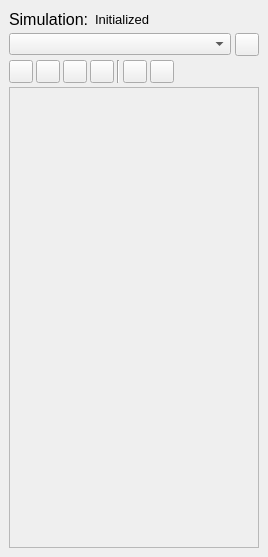
<?xml version="1.0" encoding="UTF-8"?>
<ui version="4.0">
 <class>SimulationFrame</class>
 <widget class="QWidget" name="SimulationFrame">
  <property name="geometry">
   <rect>
    <x>0</x>
    <y>0</y>
    <width>268</width>
    <height>557</height>
   </rect>
  </property>
  <property name="windowTitle">
   <string>Form</string>
  </property>
  <property name="whatsThis">
   <string>&lt;!DOCTYPE HTML PUBLIC &quot;-//W3C//DTD HTML 4.0//EN&quot; &quot;http://www.w3.org/TR/REC-html40/strict.dtd&quot;&gt;
&lt;html&gt;&lt;head&gt;&lt;meta name=&quot;qrichtext&quot; content=&quot;1&quot; /&gt;&lt;style type=&quot;text/css&quot;&gt;
p, li { white-space: pre-wrap; }
&lt;/style&gt;&lt;/head&gt;&lt;body style=&quot; font-family:'MS Shell Dlg 2'; font-size:8.25pt; font-weight:400; font-style:normal;&quot;&gt;
&lt;p style=&quot; margin-top:0px; margin-bottom:0px; margin-left:0px; margin-right:0px; -qt-block-indent:0; text-indent:0px;&quot;&gt;&lt;span style=&quot; font-size:8pt;&quot;&gt;The simulation frame lists all tasks of the current simulation setup.&lt;/span&gt;&lt;/p&gt;
&lt;p style=&quot; margin-top:0px; margin-bottom:0px; margin-left:0px; margin-right:0px; -qt-block-indent:0; text-indent:0px;&quot;&gt;&lt;span style=&quot; font-size:8pt;&quot;&gt;New tasks can be created, their parameters can be changed, and tasks can be started stopped or paused individually or all together.&lt;/span&gt;&lt;/p&gt;&lt;/body&gt;&lt;/html&gt;</string>
  </property>
  <layout class="QVBoxLayout" name="verticalLayout_5">
   <property name="margin">
    <number>0</number>
   </property>
   <item>
    <widget class="QSplitter" name="splitter">
     <property name="frameShape">
      <enum>QFrame::Box</enum>
     </property>
     <property name="frameShadow">
      <enum>QFrame::Plain</enum>
     </property>
     <property name="lineWidth">
      <number>0</number>
     </property>
     <property name="midLineWidth">
      <number>2</number>
     </property>
     <property name="orientation">
      <enum>Qt::Vertical</enum>
     </property>
     <widget class="QFrame" name="tasksFrame">
      <property name="sizePolicy">
       <sizepolicy hsizetype="Preferred" vsizetype="Expanding">
        <horstretch>0</horstretch>
        <verstretch>0</verstretch>
       </sizepolicy>
      </property>
      <property name="frameShape">
       <enum>QFrame::NoFrame</enum>
      </property>
      <property name="lineWidth">
       <number>0</number>
      </property>
      <layout class="QVBoxLayout" name="verticalLayout_3">
       <property name="spacing">
        <number>4</number>
       </property>
       <property name="bottomMargin">
        <number>9</number>
       </property>
       <item>
        <widget class="QWidget" name="headerWidget" native="true">
         <property name="sizePolicy">
          <sizepolicy hsizetype="Preferred" vsizetype="Fixed">
           <horstretch>0</horstretch>
           <verstretch>0</verstretch>
          </sizepolicy>
         </property>
         <property name="font">
          <font>
           <pointsize>8</pointsize>
          </font>
         </property>
         <layout class="QFormLayout" name="formLayout">
          <property name="fieldGrowthPolicy">
           <enum>QFormLayout::AllNonFixedFieldsGrow</enum>
          </property>
          <property name="verticalSpacing">
           <number>0</number>
          </property>
          <property name="margin">
           <number>0</number>
          </property>
          <item row="0" column="0">
           <widget class="QLabel" name="headerLabel">
            <property name="font">
             <font>
              <pointsize>12</pointsize>
             </font>
            </property>
            <property name="text">
             <string>Simulation:</string>
            </property>
           </widget>
          </item>
          <item row="0" column="1">
           <widget class="QWidget" name="statusWidget" native="true">
            <layout class="QHBoxLayout" name="horizontalLayout">
             <property name="spacing">
              <number>0</number>
             </property>
             <property name="margin">
              <number>0</number>
             </property>
             <item>
              <widget class="QLabel" name="statusLabel">
               <property name="font">
                <font>
                 <pointsize>10</pointsize>
                </font>
               </property>
               <property name="text">
                <string>Initialized</string>
               </property>
              </widget>
             </item>
             <item>
              <spacer name="horizontalSpacer2">
               <property name="orientation">
                <enum>Qt::Horizontal</enum>
               </property>
               <property name="sizeHint" stdset="0">
                <size>
                 <width>74</width>
                 <height>20</height>
                </size>
               </property>
              </spacer>
             </item>
            </layout>
            <zorder>horizontalSpacer2</zorder>
            <zorder>statusLabel</zorder>
           </widget>
          </item>
         </layout>
        </widget>
       </item>
       <item>
        <widget class="QWidget" name="tasksControlWidget" native="true">
         <layout class="QVBoxLayout" name="verticalLayout_7">
          <property name="spacing">
           <number>4</number>
          </property>
          <property name="margin">
           <number>0</number>
          </property>
          <item>
           <layout class="QHBoxLayout" name="tasksControlTopLayout">
            <property name="spacing">
             <number>4</number>
            </property>
            <item>
             <widget class="QComboBox" name="tasksComboBox">
              <property name="toolTip">
               <string>List of task types. Choose one and click the button to add another task.</string>
              </property>
              <property name="whatsThis">
               <string>Chooses a task type to add.</string>
              </property>
             </widget>
            </item>
            <item>
             <widget class="QToolButton" name="tasksAddButton">
              <property name="toolTip">
               <string>Adds another task of the currently selected type.</string>
              </property>
              <property name="whatsThis">
               <string>Add a new task of the type chosen in the selection box.
There may only be one server task at a time.</string>
              </property>
              <property name="text">
               <string/>
              </property>
              <property name="icon">
               <iconset resource="../../carbon/imageresources.qrc">
                <normaloff>:/add</normaloff>:/add</iconset>
              </property>
             </widget>
            </item>
           </layout>
          </item>
          <item>
           <layout class="QHBoxLayout" name="tasksControlBottomLayout">
            <property name="spacing">
             <number>3</number>
            </property>
            <item>
             <widget class="QToolButton" name="tasksPlayButton">
              <property name="toolTip">
               <string>&lt;!DOCTYPE HTML PUBLIC &quot;-//W3C//DTD HTML 4.0//EN&quot; &quot;http://www.w3.org/TR/REC-html40/strict.dtd&quot;&gt;
&lt;html&gt;&lt;head&gt;&lt;meta name=&quot;qrichtext&quot; content=&quot;1&quot; /&gt;&lt;style type=&quot;text/css&quot;&gt;
p, li { white-space: pre-wrap; }
&lt;/style&gt;&lt;/head&gt;&lt;body style=&quot; font-family:'MS Shell Dlg 2'; font-size:8.25pt; font-weight:400; font-style:normal;&quot;&gt;
&lt;p style=&quot; margin-top:0px; margin-bottom:0px; margin-left:0px; margin-right:0px; -qt-block-indent:0; text-indent:0px;&quot;&gt;&lt;span style=&quot; font-size:8pt;&quot;&gt;Starts the simulation and runs all tasks.&lt;/span&gt;&lt;/p&gt;
&lt;p style=&quot; margin-top:0px; margin-bottom:0px; margin-left:0px; margin-right:0px; -qt-block-indent:0; text-indent:0px;&quot;&gt;&lt;span style=&quot; font-size:8pt;&quot;&gt;All tasks are started at the same time.&lt;/span&gt;&lt;/p&gt;&lt;/body&gt;&lt;/html&gt;</string>
              </property>
              <property name="whatsThis">
               <string>&lt;!DOCTYPE HTML PUBLIC &quot;-//W3C//DTD HTML 4.0//EN&quot; &quot;http://www.w3.org/TR/REC-html40/strict.dtd&quot;&gt;
&lt;html&gt;&lt;head&gt;&lt;meta name=&quot;qrichtext&quot; content=&quot;1&quot; /&gt;&lt;style type=&quot;text/css&quot;&gt;
p, li { white-space: pre-wrap; }
&lt;/style&gt;&lt;/head&gt;&lt;body style=&quot; font-family:'MS Shell Dlg 2'; font-size:8.25pt; font-weight:400; font-style:normal;&quot;&gt;
&lt;p style=&quot; margin-top:0px; margin-bottom:0px; margin-left:0px; margin-right:0px; -qt-block-indent:0; text-indent:0px;&quot;&gt;&lt;span style=&quot; font-size:8pt;&quot;&gt;Starts the simulation and runs all tasks.&lt;/span&gt;&lt;/p&gt;
&lt;p style=&quot; margin-top:0px; margin-bottom:0px; margin-left:0px; margin-right:0px; -qt-block-indent:0; text-indent:0px;&quot;&gt;&lt;span style=&quot; font-size:8pt;&quot;&gt;Warning: All tasks are started at the same time. Some processes or tasks may need to be started one after another. Start them one by one to prevent crashes.&lt;/span&gt;&lt;/p&gt;&lt;/body&gt;&lt;/html&gt;</string>
              </property>
              <property name="text">
               <string/>
              </property>
              <property name="icon">
               <iconset resource="../../carbon/imageresources.qrc">
                <normaloff>:/play</normaloff>:/play</iconset>
              </property>
             </widget>
            </item>
            <item>
             <widget class="QToolButton" name="tasksPauseButton">
              <property name="toolTip">
               <string>&lt;!DOCTYPE HTML PUBLIC &quot;-//W3C//DTD HTML 4.0//EN&quot; &quot;http://www.w3.org/TR/REC-html40/strict.dtd&quot;&gt;
&lt;html&gt;&lt;head&gt;&lt;meta name=&quot;qrichtext&quot; content=&quot;1&quot; /&gt;&lt;style type=&quot;text/css&quot;&gt;
p, li { white-space: pre-wrap; }
&lt;/style&gt;&lt;/head&gt;&lt;body style=&quot; font-family:'MS Shell Dlg 2'; font-size:8.25pt; font-weight:400; font-style:normal;&quot;&gt;
&lt;p style=&quot; margin-top:0px; margin-bottom:0px; margin-left:0px; margin-right:0px; -qt-block-indent:0; text-indent:0px;&quot;&gt;&lt;span style=&quot; font-size:8pt;&quot;&gt;Pauses the simulation by pausing all tasks.&lt;/span&gt;&lt;/p&gt;
&lt;p style=&quot; margin-top:0px; margin-bottom:0px; margin-left:0px; margin-right:0px; -qt-block-indent:0; text-indent:0px;&quot;&gt;&lt;span style=&quot; font-size:8pt;&quot;&gt;All tasks are paused at the same time.&lt;/span&gt;&lt;/p&gt;&lt;/body&gt;&lt;/html&gt;</string>
              </property>
              <property name="whatsThis">
               <string>Pauses the simulation by pausing all tasks.</string>
              </property>
              <property name="text">
               <string/>
              </property>
              <property name="icon">
               <iconset resource="../../carbon/imageresources.qrc">
                <normaloff>:/pause</normaloff>:/pause</iconset>
              </property>
             </widget>
            </item>
            <item>
             <widget class="QToolButton" name="tasksStopButton">
              <property name="toolTip">
               <string>&lt;!DOCTYPE HTML PUBLIC &quot;-//W3C//DTD HTML 4.0//EN&quot; &quot;http://www.w3.org/TR/REC-html40/strict.dtd&quot;&gt;
&lt;html&gt;&lt;head&gt;&lt;meta name=&quot;qrichtext&quot; content=&quot;1&quot; /&gt;&lt;style type=&quot;text/css&quot;&gt;
p, li { white-space: pre-wrap; }
&lt;/style&gt;&lt;/head&gt;&lt;body style=&quot; font-family:'MS Shell Dlg 2'; font-size:8.25pt; font-weight:400; font-style:normal;&quot;&gt;
&lt;p style=&quot; margin-top:0px; margin-bottom:0px; margin-left:0px; margin-right:0px; -qt-block-indent:0; text-indent:0px;&quot;&gt;&lt;span style=&quot; font-size:8pt;&quot;&gt;Stops the simulation by resetting all SimSpark entities and stopping the simulation tasks.&lt;/span&gt;&lt;/p&gt;
&lt;p style=&quot; margin-top:0px; margin-bottom:0px; margin-left:0px; margin-right:0px; -qt-block-indent:0; text-indent:0px;&quot;&gt;&lt;span style=&quot; font-size:8pt;&quot;&gt;All tasks are stopped at &lt;/span&gt;&lt;span style=&quot; font-size:8pt;&quot;&gt;the same time.&lt;/span&gt;&lt;/p&gt;&lt;/body&gt;&lt;/html&gt;</string>
              </property>
              <property name="whatsThis">
               <string>&lt;!DOCTYPE HTML PUBLIC &quot;-//W3C//DTD HTML 4.0//EN&quot; &quot;http://www.w3.org/TR/REC-html40/strict.dtd&quot;&gt;
&lt;html&gt;&lt;head&gt;&lt;meta name=&quot;qrichtext&quot; content=&quot;1&quot; /&gt;&lt;style type=&quot;text/css&quot;&gt;
p, li { white-space: pre-wrap; }
&lt;/style&gt;&lt;/head&gt;&lt;body style=&quot; font-family:'MS Shell Dlg 2'; font-size:8.25pt; font-weight:400; font-style:normal;&quot;&gt;
&lt;p style=&quot; margin-top:0px; margin-bottom:0px; margin-left:0px; margin-right:0px; -qt-block-indent:0; text-indent:0px;&quot;&gt;&lt;span style=&quot; font-size:8pt;&quot;&gt;Stops the simulation by resetting all SimSpark entities and stopping the tasks.&lt;/span&gt;&lt;/p&gt;
&lt;p style=&quot; margin-top:0px; margin-bottom:0px; margin-left:0px; margin-right:0px; -qt-block-indent:0; text-indent:0px;&quot;&gt;&lt;span style=&quot; font-size:8pt;&quot;&gt;Warning: All tasks are started at the same time. Some processes or tasks may need to be stopped one after another. Stop them one by one to prevent crashes.&lt;/span&gt;&lt;/p&gt;&lt;/body&gt;&lt;/html&gt;</string>
              </property>
              <property name="text">
               <string/>
              </property>
              <property name="icon">
               <iconset resource="../../carbon/imageresources.qrc">
                <normaloff>:/stop</normaloff>:/stop</iconset>
              </property>
             </widget>
            </item>
            <item>
             <widget class="QToolButton" name="tasksRestartButton">
              <property name="toolTip">
               <string>Restarts the simulation by stopping and running all tasks.</string>
              </property>
              <property name="whatsThis">
               <string>Restarts the simulation by stopping and running all tasks.</string>
              </property>
              <property name="text">
               <string/>
              </property>
              <property name="icon">
               <iconset resource="../../carbon/imageresources.qrc">
                <normaloff>:/previous</normaloff>:/previous</iconset>
              </property>
             </widget>
            </item>
            <item>
             <widget class="Line" name="line">
              <property name="orientation">
               <enum>Qt::Vertical</enum>
              </property>
             </widget>
            </item>
            <item>
             <widget class="QToolButton" name="tasksExpandButton">
              <property name="toolTip">
               <string>Expands detailed information of all tasks.</string>
              </property>
              <property name="whatsThis">
               <string>Expands detailed information of all tasks.</string>
              </property>
              <property name="text">
               <string extracomment="Show details for all tasks."/>
              </property>
              <property name="icon">
               <iconset resource="../../carbon/imageresources.qrc">
                <normaloff>:/arrow_expand</normaloff>:/arrow_expand</iconset>
              </property>
              <property name="checkable">
               <bool>true</bool>
              </property>
             </widget>
            </item>
            <item>
             <widget class="QToolButton" name="tasksCollapseButton">
              <property name="toolTip">
               <string>Collapses detailed information of all tasks.</string>
              </property>
              <property name="whatsThis">
               <string>Collapses detailed information of all tasks.</string>
              </property>
              <property name="text">
               <string extracomment="Show only header for all tasks."/>
              </property>
              <property name="icon">
               <iconset resource="../../carbon/imageresources.qrc">
                <normaloff>:/arrow_collapse</normaloff>:/arrow_collapse</iconset>
              </property>
              <property name="checkable">
               <bool>true</bool>
              </property>
             </widget>
            </item>
            <item>
             <spacer name="horizontalSpacer">
              <property name="orientation">
               <enum>Qt::Horizontal</enum>
              </property>
              <property name="sizeHint" stdset="0">
               <size>
                <width>40</width>
                <height>20</height>
               </size>
              </property>
             </spacer>
            </item>
           </layout>
          </item>
         </layout>
        </widget>
       </item>
       <item>
        <widget class="QScrollArea" name="tasksScrollArea">
         <property name="widgetResizable">
          <bool>true</bool>
         </property>
         <widget class="QWidget" name="tasksScrollAreaContents">
          <property name="geometry">
           <rect>
            <x>0</x>
            <y>0</y>
            <width>248</width>
            <height>457</height>
           </rect>
          </property>
          <layout class="QVBoxLayout" name="verticalLayout_2">
           <property name="margin">
            <number>0</number>
           </property>
           <item>
            <widget class="QWidget" name="tasksWidget" native="true">
             <property name="sizePolicy">
              <sizepolicy hsizetype="Preferred" vsizetype="Minimum">
               <horstretch>0</horstretch>
               <verstretch>0</verstretch>
              </sizepolicy>
             </property>
             <layout class="QVBoxLayout" name="verticalLayout"/>
            </widget>
           </item>
           <item>
            <spacer name="verticalSpacer">
             <property name="orientation">
              <enum>Qt::Vertical</enum>
             </property>
             <property name="sizeHint" stdset="0">
              <size>
               <width>20</width>
               <height>2000</height>
              </size>
             </property>
            </spacer>
           </item>
          </layout>
         </widget>
        </widget>
       </item>
      </layout>
     </widget>
    </widget>
   </item>
  </layout>
 </widget>
 <resources>
  <include location="../../carbon/imageresources.qrc"/>
 </resources>
 <connections>
  <connection>
   <sender>tasksComboBox</sender>
   <signal>currentIndexChanged(int)</signal>
   <receiver>SimulationFrame</receiver>
   <slot>chooseTaskType(int)</slot>
   <hints>
    <hint type="sourcelabel">
     <x>145</x>
     <y>51</y>
    </hint>
    <hint type="destinationlabel">
     <x>241</x>
     <y>31</y>
    </hint>
   </hints>
  </connection>
  <connection>
   <sender>tasksAddButton</sender>
   <signal>clicked()</signal>
   <receiver>SimulationFrame</receiver>
   <slot>addTask()</slot>
   <hints>
    <hint type="sourcelabel">
     <x>257</x>
     <y>55</y>
    </hint>
    <hint type="destinationlabel">
     <x>242</x>
     <y>63</y>
    </hint>
   </hints>
  </connection>
  <connection>
   <sender>tasksPlayButton</sender>
   <signal>clicked()</signal>
   <receiver>SimulationFrame</receiver>
   <slot>runTasks()</slot>
   <hints>
    <hint type="sourcelabel">
     <x>27</x>
     <y>74</y>
    </hint>
    <hint type="destinationlabel">
     <x>-6</x>
     <y>19</y>
    </hint>
   </hints>
  </connection>
  <connection>
   <sender>tasksPauseButton</sender>
   <signal>clicked()</signal>
   <receiver>SimulationFrame</receiver>
   <slot>pauseTasks()</slot>
   <hints>
    <hint type="sourcelabel">
     <x>49</x>
     <y>73</y>
    </hint>
    <hint type="destinationlabel">
     <x>-2</x>
     <y>50</y>
    </hint>
   </hints>
  </connection>
  <connection>
   <sender>tasksStopButton</sender>
   <signal>clicked()</signal>
   <receiver>SimulationFrame</receiver>
   <slot>stopTasks()</slot>
   <hints>
    <hint type="sourcelabel">
     <x>80</x>
     <y>77</y>
    </hint>
    <hint type="destinationlabel">
     <x>-2</x>
     <y>82</y>
    </hint>
   </hints>
  </connection>
  <connection>
   <sender>tasksRestartButton</sender>
   <signal>clicked()</signal>
   <receiver>SimulationFrame</receiver>
   <slot>restartTasks()</slot>
   <hints>
    <hint type="sourcelabel">
     <x>105</x>
     <y>75</y>
    </hint>
    <hint type="destinationlabel">
     <x>-6</x>
     <y>115</y>
    </hint>
   </hints>
  </connection>
  <connection>
   <sender>tasksExpandButton</sender>
   <signal>clicked()</signal>
   <receiver>SimulationFrame</receiver>
   <slot>expandTasks()</slot>
   <hints>
    <hint type="sourcelabel">
     <x>133</x>
     <y>79</y>
    </hint>
    <hint type="destinationlabel">
     <x>240</x>
     <y>89</y>
    </hint>
   </hints>
  </connection>
  <connection>
   <sender>tasksCollapseButton</sender>
   <signal>clicked()</signal>
   <receiver>SimulationFrame</receiver>
   <slot>collapseTasks()</slot>
   <hints>
    <hint type="sourcelabel">
     <x>165</x>
     <y>78</y>
    </hint>
    <hint type="destinationlabel">
     <x>243</x>
     <y>116</y>
    </hint>
   </hints>
  </connection>
 </connections>
 <slots>
  <slot>chooseTaskType(int)</slot>
  <slot>addTask()</slot>
  <slot>runTasks()</slot>
  <slot>pauseTasks()</slot>
  <slot>stopTasks()</slot>
  <slot>restartTasks()</slot>
  <slot>expandTasks()</slot>
  <slot>collapseTasks()</slot>
 </slots>
</ui>
